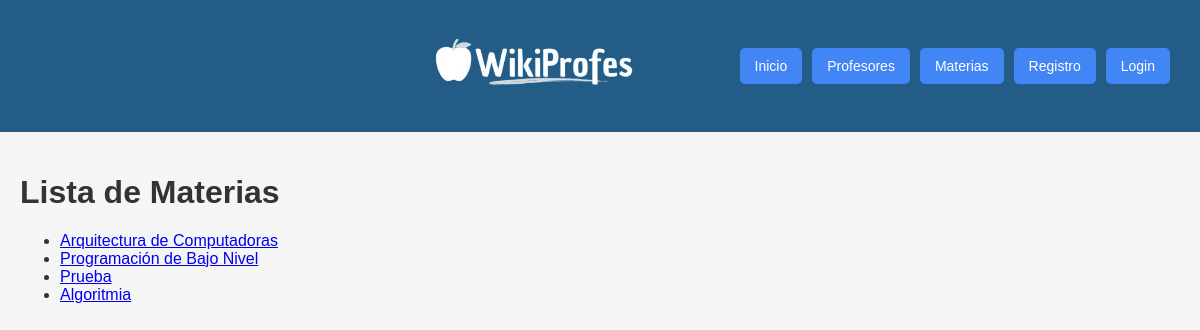
Screenshot of /materias/ with the database file from the repository.
### reviews/models.py (models this page shows, shortened)
class Materia(models.Model):
    nombre = models.CharField(max_length=100, unique=True)
    profesores = models.ManyToManyField('Profesor', related_name='Materias')

### reviews/views.py (the view)
# urls.py: path('materias/', views.lista_materias, name='lista_materias'),
def lista_materias(request):
    materias = Materia.objects.all()
    return render(request, 'reviews/materias.html', {'materias': materias})

### reviews/templates/reviews/materias.html (shortened to what this page needs)
{% extends "base.html" %}
{% block content %}
<h1>Lista de Materias</h1>
<ul>
    {% for materia in materias %}
        <li>
            <a href="{% url 'perfil_materia' materia.id %}">{{ materia.nombre }}</a>
        </li>
    {% empty %}
        <li>No hay materias registradas.</li>
    {% endfor %}
</ul>
{% endblock %}

### static/global/base.css (style rules this page uses)
body { font-family: 'Arial', sans-serif; margin: 0; padding: 0; background-color: #f5f5f5; color: #333; }

### rows the page displays
Materia: nombre "Arquitectura de Computadoras"
Materia: nombre "Programación de Bajo Nivel"
Materia: nombre "Prueba"
Materia: nombre "Algoritmia"
